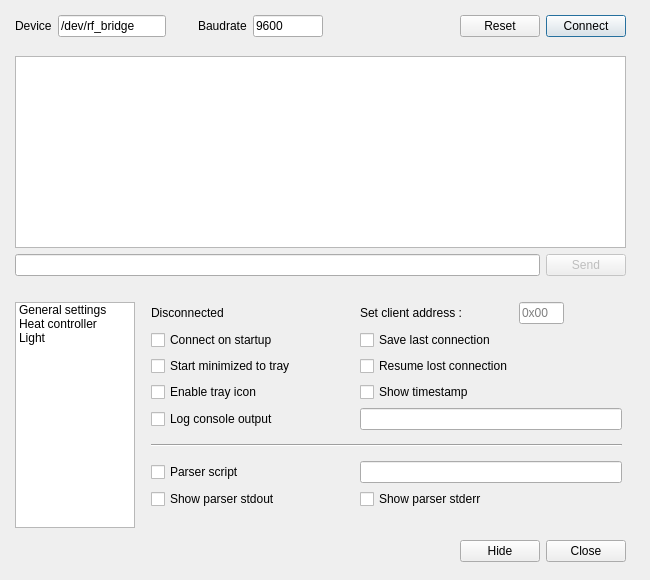
<?xml version="1.0" encoding="UTF-8"?>
<ui version="4.0">
 <class>Dialog</class>
 <widget class="QDialog" name="Dialog">
  <property name="geometry">
   <rect>
    <x>0</x>
    <y>0</y>
    <width>650</width>
    <height>580</height>
   </rect>
  </property>
  <property name="sizePolicy">
   <sizepolicy hsizetype="Fixed" vsizetype="Fixed">
    <horstretch>0</horstretch>
    <verstretch>0</verstretch>
   </sizepolicy>
  </property>
  <property name="minimumSize">
   <size>
    <width>650</width>
    <height>580</height>
   </size>
  </property>
  <property name="maximumSize">
   <size>
    <width>650</width>
    <height>580</height>
   </size>
  </property>
  <property name="windowTitle">
   <string>Bridge console</string>
  </property>
  <widget class="QWidget" name="layoutWidget">
   <property name="geometry">
    <rect>
     <x>15</x>
     <y>15</y>
     <width>611</width>
     <height>547</height>
    </rect>
   </property>
   <layout class="QVBoxLayout" name="verticalLayout">
    <item>
     <layout class="QGridLayout" name="gridLayout_3">
      <item row="3" column="0" colspan="8">
       <widget class="QLineEdit" name="sendText">
        <property name="text">
         <string/>
        </property>
       </widget>
      </item>
      <item row="1" column="0">
       <spacer name="verticalSpacer_3">
        <property name="orientation">
         <enum>Qt::Vertical</enum>
        </property>
        <property name="sizeType">
         <enum>QSizePolicy::Maximum</enum>
        </property>
        <property name="sizeHint" stdset="0">
         <size>
          <width>20</width>
          <height>13</height>
         </size>
        </property>
       </spacer>
      </item>
      <item row="0" column="4">
       <widget class="QLabel" name="portLabel">
        <property name="text">
         <string>Baudrate</string>
        </property>
       </widget>
      </item>
      <item row="0" column="8">
       <widget class="QPushButton" name="connectButton">
        <property name="text">
         <string>Connect</string>
        </property>
        <property name="autoDefault">
         <bool>true</bool>
        </property>
        <property name="default">
         <bool>false</bool>
        </property>
        <property name="flat">
         <bool>false</bool>
        </property>
       </widget>
      </item>
      <item row="0" column="1" colspan="2">
       <widget class="QLineEdit" name="deviceText">
        <property name="text">
         <string>/dev/rf_bridge</string>
        </property>
       </widget>
      </item>
      <item row="0" column="3">
       <spacer name="horizontalSpacer_3">
        <property name="orientation">
         <enum>Qt::Horizontal</enum>
        </property>
        <property name="sizeType">
         <enum>QSizePolicy::Maximum</enum>
        </property>
        <property name="sizeHint" stdset="0">
         <size>
          <width>20</width>
          <height>20</height>
         </size>
        </property>
       </spacer>
      </item>
      <item row="2" column="0" colspan="9">
       <widget class="QTextEdit" name="consoleText">
        <property name="readOnly">
         <bool>true</bool>
        </property>
       </widget>
      </item>
      <item row="0" column="6">
       <spacer name="horizontalSpacer_2">
        <property name="orientation">
         <enum>Qt::Horizontal</enum>
        </property>
        <property name="sizeHint" stdset="0">
         <size>
          <width>40</width>
          <height>20</height>
         </size>
        </property>
       </spacer>
      </item>
      <item row="4" column="0">
       <spacer name="verticalSpacer_2">
        <property name="orientation">
         <enum>Qt::Vertical</enum>
        </property>
        <property name="sizeType">
         <enum>QSizePolicy::Fixed</enum>
        </property>
        <property name="sizeHint" stdset="0">
         <size>
          <width>20</width>
          <height>20</height>
         </size>
        </property>
       </spacer>
      </item>
      <item row="3" column="8">
       <widget class="QPushButton" name="sendButton">
        <property name="enabled">
         <bool>false</bool>
        </property>
        <property name="text">
         <string>Send</string>
        </property>
        <property name="autoDefault">
         <bool>true</bool>
        </property>
        <property name="default">
         <bool>false</bool>
        </property>
        <property name="flat">
         <bool>false</bool>
        </property>
       </widget>
      </item>
      <item row="0" column="0">
       <widget class="QLabel" name="deviceLabel">
        <property name="text">
         <string>Device</string>
        </property>
       </widget>
      </item>
      <item row="0" column="5">
       <widget class="QLineEdit" name="baudrateText">
        <property name="sizePolicy">
         <sizepolicy hsizetype="Maximum" vsizetype="Fixed">
          <horstretch>0</horstretch>
          <verstretch>0</verstretch>
         </sizepolicy>
        </property>
        <property name="maximumSize">
         <size>
          <width>70</width>
          <height>16777215</height>
         </size>
        </property>
        <property name="text">
         <string>9600</string>
        </property>
       </widget>
      </item>
      <item row="0" column="7">
       <widget class="QPushButton" name="resetButton">
        <property name="text">
         <string>Reset</string>
        </property>
       </widget>
      </item>
     </layout>
    </item>
    <item>
     <layout class="QGridLayout" name="gridLayout_2">
      <item row="0" column="0">
       <widget class="QListWidget" name="menuList">
        <property name="sizePolicy">
         <sizepolicy hsizetype="Maximum" vsizetype="Expanding">
          <horstretch>0</horstretch>
          <verstretch>0</verstretch>
         </sizepolicy>
        </property>
        <property name="maximumSize">
         <size>
          <width>120</width>
          <height>16777215</height>
         </size>
        </property>
        <property name="sortingEnabled">
         <bool>false</bool>
        </property>
        <item>
         <property name="text">
          <string>General settings</string>
         </property>
        </item>
        <item>
         <property name="text">
          <string>Heat controller</string>
         </property>
        </item>
        <item>
         <property name="text">
          <string>Light</string>
         </property>
        </item>
       </widget>
      </item>
      <item row="0" column="1">
       <widget class="QStackedWidget" name="stackedWidget">
        <property name="currentIndex">
         <number>0</number>
        </property>
        <widget class="QWidget" name="page">
         <widget class="QWidget" name="layoutWidget">
          <property name="geometry">
           <rect>
            <x>10</x>
            <y>0</y>
            <width>471</width>
            <height>212</height>
           </rect>
          </property>
          <layout class="QGridLayout" name="gridLayout_4">
           <item row="4" column="0">
            <widget class="QCheckBox" name="lograwCheckbox">
             <property name="text">
              <string>Log console output</string>
             </property>
            </widget>
           </item>
           <item row="8" column="0">
            <widget class="QCheckBox" name="parserCheckbox">
             <property name="text">
              <string>Parser script</string>
             </property>
            </widget>
           </item>
           <item row="0" column="0">
            <widget class="QLabel" name="statusLabel">
             <property name="sizePolicy">
              <sizepolicy hsizetype="Minimum" vsizetype="Preferred">
               <horstretch>0</horstretch>
               <verstretch>0</verstretch>
              </sizepolicy>
             </property>
             <property name="text">
              <string>Disconnected</string>
             </property>
             <property name="alignment">
              <set>Qt::AlignLeading|Qt::AlignLeft|Qt::AlignVCenter</set>
             </property>
            </widget>
           </item>
           <item row="0" column="2">
            <widget class="QLabel" name="label_7">
             <property name="sizePolicy">
              <sizepolicy hsizetype="Minimum" vsizetype="Preferred">
               <horstretch>0</horstretch>
               <verstretch>0</verstretch>
              </sizepolicy>
             </property>
             <property name="text">
              <string>Set client address :</string>
             </property>
             <property name="alignment">
              <set>Qt::AlignLeading|Qt::AlignLeft|Qt::AlignVCenter</set>
             </property>
            </widget>
           </item>
           <item row="0" column="3">
            <widget class="QLineEdit" name="clientText">
             <property name="sizePolicy">
              <sizepolicy hsizetype="Fixed" vsizetype="Fixed">
               <horstretch>0</horstretch>
               <verstretch>0</verstretch>
              </sizepolicy>
             </property>
             <property name="maximumSize">
              <size>
               <width>45</width>
               <height>16777215</height>
              </size>
             </property>
             <property name="text">
              <string/>
             </property>
             <property name="placeholderText">
              <string>0x00</string>
             </property>
            </widget>
           </item>
           <item row="9" column="0">
            <widget class="QCheckBox" name="parseroutCheckbox">
             <property name="text">
              <string>Show parser stdout</string>
             </property>
            </widget>
           </item>
           <item row="8" column="2" colspan="3">
            <widget class="QLineEdit" name="parserText">
             <property name="sizePolicy">
              <sizepolicy hsizetype="Minimum" vsizetype="Fixed">
               <horstretch>0</horstretch>
               <verstretch>0</verstretch>
              </sizepolicy>
             </property>
            </widget>
           </item>
           <item row="7" column="0">
            <spacer name="verticalSpacer_5">
             <property name="orientation">
              <enum>Qt::Vertical</enum>
             </property>
             <property name="sizeType">
              <enum>QSizePolicy::Fixed</enum>
             </property>
             <property name="sizeHint" stdset="0">
              <size>
               <width>20</width>
               <height>8</height>
              </size>
             </property>
            </spacer>
           </item>
           <item row="0" column="4">
            <spacer name="horizontalSpacer_5">
             <property name="orientation">
              <enum>Qt::Horizontal</enum>
             </property>
             <property name="sizeType">
              <enum>QSizePolicy::Fixed</enum>
             </property>
             <property name="sizeHint" stdset="0">
              <size>
               <width>40</width>
               <height>20</height>
              </size>
             </property>
            </spacer>
           </item>
           <item row="5" column="0">
            <spacer name="verticalSpacer_4">
             <property name="orientation">
              <enum>Qt::Vertical</enum>
             </property>
             <property name="sizeType">
              <enum>QSizePolicy::Fixed</enum>
             </property>
             <property name="sizeHint" stdset="0">
              <size>
               <width>20</width>
               <height>8</height>
              </size>
             </property>
            </spacer>
           </item>
           <item row="1" column="2" colspan="3">
            <widget class="QCheckBox" name="savelastCheckbox">
             <property name="text">
              <string>Save last connection</string>
             </property>
            </widget>
           </item>
           <item row="4" column="2" colspan="3">
            <widget class="QLineEdit" name="lograwText">
             <property name="sizePolicy">
              <sizepolicy hsizetype="Minimum" vsizetype="Fixed">
               <horstretch>0</horstretch>
               <verstretch>0</verstretch>
              </sizepolicy>
             </property>
            </widget>
           </item>
           <item row="6" column="0" colspan="5">
            <widget class="Line" name="line">
             <property name="orientation">
              <enum>Qt::Horizontal</enum>
             </property>
            </widget>
           </item>
           <item row="1" column="1">
            <spacer name="horizontalSpacer_6">
             <property name="orientation">
              <enum>Qt::Horizontal</enum>
             </property>
             <property name="sizeType">
              <enum>QSizePolicy::Fixed</enum>
             </property>
             <property name="sizeHint" stdset="0">
              <size>
               <width>20</width>
               <height>20</height>
              </size>
             </property>
            </spacer>
           </item>
           <item row="3" column="2">
            <widget class="QCheckBox" name="timestampCheckbox">
             <property name="text">
              <string>Show timestamp</string>
             </property>
            </widget>
           </item>
           <item row="2" column="2">
            <widget class="QCheckBox" name="reconnectCheckbox">
             <property name="text">
              <string>Resume lost connection</string>
             </property>
            </widget>
           </item>
           <item row="9" column="2">
            <widget class="QCheckBox" name="parsererrCheckbox">
             <property name="text">
              <string>Show parser stderr</string>
             </property>
            </widget>
           </item>
           <item row="1" column="0">
            <widget class="QCheckBox" name="startupCheckbox">
             <property name="text">
              <string>Connect on startup</string>
             </property>
             <property name="checked">
              <bool>false</bool>
             </property>
             <property name="autoRepeat">
              <bool>false</bool>
             </property>
            </widget>
           </item>
           <item row="2" column="0">
            <widget class="QCheckBox" name="minimizeCheckbox">
             <property name="text">
              <string>Start minimized to tray</string>
             </property>
            </widget>
           </item>
           <item row="3" column="0">
            <widget class="QCheckBox" name="trayiconCheckbox">
             <property name="text">
              <string>Enable tray icon</string>
             </property>
            </widget>
           </item>
          </layout>
         </widget>
        </widget>
        <widget class="QWidget" name="page_4">
         <widget class="QWidget" name="layoutWidget_2">
          <property name="geometry">
           <rect>
            <x>10</x>
            <y>-1</y>
            <width>431</width>
            <height>131</height>
           </rect>
          </property>
          <layout class="QGridLayout" name="gridLayout_6">
           <item row="0" column="0">
            <widget class="QLabel" name="label_2">
             <property name="text">
              <string>Command</string>
             </property>
            </widget>
           </item>
           <item row="3" column="0">
            <widget class="QLabel" name="label_6">
             <property name="text">
              <string>Durée (min)</string>
             </property>
            </widget>
           </item>
           <item row="1" column="1" colspan="2">
            <widget class="QLineEdit" name="lineEdit_5"/>
           </item>
           <item row="3" column="1" colspan="2">
            <widget class="QLineEdit" name="lineEdit_4">
             <property name="enabled">
              <bool>false</bool>
             </property>
             <property name="text">
              <string>10;10;15</string>
             </property>
            </widget>
           </item>
           <item row="1" column="0">
            <widget class="QLabel" name="label_4">
             <property name="text">
              <string>Value</string>
             </property>
            </widget>
           </item>
           <item row="0" column="1" colspan="2">
            <widget class="QComboBox" name="comboBox_2">
             <item>
              <property name="text">
               <string>Heat ramps</string>
              </property>
             </item>
             <item>
              <property name="text">
               <string>Desired temp</string>
              </property>
             </item>
            </widget>
           </item>
           <item row="2" column="0">
            <widget class="QLabel" name="label_5">
             <property name="text">
              <string>Temperature (C)</string>
             </property>
            </widget>
           </item>
           <item row="2" column="1" colspan="2">
            <widget class="QLineEdit" name="lineEdit_2">
             <property name="enabled">
              <bool>false</bool>
             </property>
             <property name="text">
              <string>30;40;55</string>
             </property>
            </widget>
           </item>
           <item row="4" column="0" rowspan="2">
            <widget class="QCheckBox" name="logcsvCheckbox">
             <property name="text">
              <string>Log temp. (csv)</string>
             </property>
            </widget>
           </item>
           <item row="4" column="1" rowspan="2" colspan="2">
            <widget class="QLineEdit" name="logcsvText"/>
           </item>
          </layout>
         </widget>
        </widget>
        <widget class="QWidget" name="page_2">
         <widget class="QWidget" name="layoutWidget_4">
          <property name="geometry">
           <rect>
            <x>10</x>
            <y>-1</y>
            <width>431</width>
            <height>50</height>
           </rect>
          </property>
          <layout class="QGridLayout" name="gridLayout_8">
           <item row="1" column="1">
            <widget class="QLineEdit" name="lineEdit"/>
           </item>
           <item row="1" column="0">
            <widget class="QLabel" name="label">
             <property name="text">
              <string>Value</string>
             </property>
            </widget>
           </item>
           <item row="0" column="0">
            <widget class="QLabel" name="label_3">
             <property name="sizePolicy">
              <sizepolicy hsizetype="Expanding" vsizetype="Preferred">
               <horstretch>0</horstretch>
               <verstretch>0</verstretch>
              </sizepolicy>
             </property>
             <property name="text">
              <string>Command</string>
             </property>
            </widget>
           </item>
           <item row="0" column="1">
            <widget class="QComboBox" name="comboBox_3">
             <property name="sizePolicy">
              <sizepolicy hsizetype="Expanding" vsizetype="Fixed">
               <horstretch>0</horstretch>
               <verstretch>0</verstretch>
              </sizepolicy>
             </property>
             <property name="focusPolicy">
              <enum>Qt::NoFocus</enum>
             </property>
             <item>
              <property name="text">
               <string>Light on</string>
              </property>
             </item>
             <item>
              <property name="text">
               <string>Light off</string>
              </property>
             </item>
             <item>
              <property name="text">
               <string>Strobe</string>
              </property>
             </item>
             <item>
              <property name="text">
               <string>PWM</string>
              </property>
             </item>
             <item>
              <property name="text">
               <string>Flash</string>
              </property>
             </item>
             <item>
              <property name="text">
               <string>Rising</string>
              </property>
             </item>
            </widget>
           </item>
           <item row="0" column="2">
            <spacer name="horizontalSpacer_4">
             <property name="orientation">
              <enum>Qt::Horizontal</enum>
             </property>
             <property name="sizeHint" stdset="0">
              <size>
               <width>40</width>
               <height>20</height>
              </size>
             </property>
            </spacer>
           </item>
          </layout>
         </widget>
        </widget>
       </widget>
      </item>
     </layout>
    </item>
    <item>
     <layout class="QGridLayout" name="gridLayout">
      <item row="1" column="0">
       <spacer name="horizontalSpacer">
        <property name="orientation">
         <enum>Qt::Horizontal</enum>
        </property>
        <property name="sizeHint" stdset="0">
         <size>
          <width>292</width>
          <height>20</height>
         </size>
        </property>
       </spacer>
      </item>
      <item row="1" column="1">
       <widget class="QPushButton" name="hideButton">
        <property name="text">
         <string>Hide</string>
        </property>
        <property name="autoDefault">
         <bool>true</bool>
        </property>
        <property name="default">
         <bool>false</bool>
        </property>
        <property name="flat">
         <bool>false</bool>
        </property>
       </widget>
      </item>
      <item row="1" column="2">
       <widget class="QPushButton" name="closeButton">
        <property name="text">
         <string>Close</string>
        </property>
        <property name="autoDefault">
         <bool>true</bool>
        </property>
        <property name="default">
         <bool>false</bool>
        </property>
        <property name="flat">
         <bool>false</bool>
        </property>
       </widget>
      </item>
      <item row="0" column="0">
       <spacer name="verticalSpacer">
        <property name="orientation">
         <enum>Qt::Vertical</enum>
        </property>
        <property name="sizeType">
         <enum>QSizePolicy::Maximum</enum>
        </property>
        <property name="sizeHint" stdset="0">
         <size>
          <width>13</width>
          <height>6</height>
         </size>
        </property>
       </spacer>
      </item>
     </layout>
    </item>
   </layout>
  </widget>
 </widget>
 <tabstops>
  <tabstop>sendButton</tabstop>
  <tabstop>deviceText</tabstop>
  <tabstop>sendText</tabstop>
  <tabstop>baudrateText</tabstop>
  <tabstop>consoleText</tabstop>
  <tabstop>connectButton</tabstop>
  <tabstop>closeButton</tabstop>
  <tabstop>hideButton</tabstop>
 </tabstops>
 <resources/>
 <connections>
  <connection>
   <sender>hideButton</sender>
   <signal>clicked()</signal>
   <receiver>Dialog</receiver>
   <slot>hide()</slot>
   <hints>
    <hint type="sourcelabel">
     <x>538</x>
     <y>492</y>
    </hint>
    <hint type="destinationlabel">
     <x>61</x>
     <y>490</y>
    </hint>
   </hints>
  </connection>
  <connection>
   <sender>sendText</sender>
   <signal>returnPressed()</signal>
   <receiver>sendButton</receiver>
   <slot>click()</slot>
   <hints>
    <hint type="sourcelabel">
     <x>293</x>
     <y>269</y>
    </hint>
    <hint type="destinationlabel">
     <x>621</x>
     <y>288</y>
    </hint>
   </hints>
  </connection>
  <connection>
   <sender>baudrateText</sender>
   <signal>returnPressed()</signal>
   <receiver>connectButton</receiver>
   <slot>click()</slot>
   <hints>
    <hint type="sourcelabel">
     <x>303</x>
     <y>30</y>
    </hint>
    <hint type="destinationlabel">
     <x>621</x>
     <y>42</y>
    </hint>
   </hints>
  </connection>
  <connection>
   <sender>deviceText</sender>
   <signal>returnPressed()</signal>
   <receiver>connectButton</receiver>
   <slot>click()</slot>
   <hints>
    <hint type="sourcelabel">
     <x>153</x>
     <y>30</y>
    </hint>
    <hint type="destinationlabel">
     <x>621</x>
     <y>27</y>
    </hint>
   </hints>
  </connection>
  <connection>
   <sender>closeButton</sender>
   <signal>clicked()</signal>
   <receiver>Dialog</receiver>
   <slot>close()</slot>
   <hints>
    <hint type="sourcelabel">
     <x>621</x>
     <y>492</y>
    </hint>
    <hint type="destinationlabel">
     <x>158</x>
     <y>458</y>
    </hint>
   </hints>
  </connection>
 </connections>
</ui>
